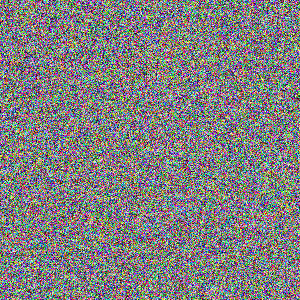
#> input picture adversarial/dataset/patches/noise.png, 300 x 300 px
$ python variance.py ../../adversarial/dataset/patches/noise.png
#> lines starting #> are read from the running program, lines starting #| are printed output that depends on the picture
"""
Group 5: Variance / Histogram (5 features)
---------------------------------------------
local_variance_mean, local_variance_std, local_variance_max,
hist_skewness, hist_kurtosis

Local variance (computed over sliding windows) captures texture regularity;
LSB embedding tends to smooth out or perturb the natural variance landscape
of flat document regions. Histogram skewness/kurtosis capture higher-order
shape changes in the global intensity distribution that raw entropy misses.
"""
import numpy as np
from scipy.ndimage import uniform_filter
from scipy.stats import skew, kurtosis
from PIL import Image


def _load_grayscale(image_path_or_array):
    if isinstance(image_path_or_array, str):
        img = Image.open(image_path_or_array).convert("L")
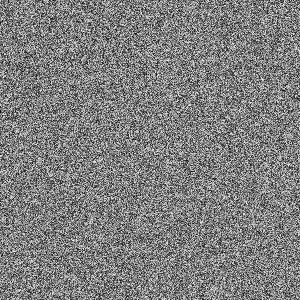
#> img: PIL image 300x300 L; min 2, max 252, mean 127.3
        return np.array(img, dtype=np.float64)
    arr = np.asarray(image_path_or_array)
    if arr.ndim == 3:
        arr = (0.2989 * arr[..., 0] + 0.5870 * arr[..., 1] + 0.1140 * arr[..., 2])
    return arr.astype(np.float64)


def local_variance_map(gray: np.ndarray, window: int = 5) -> np.ndarray:
    """
    Sliding-window local variance via the standard E[X^2] - E[X]^2 trick,
    computed efficiently with uniform_filter instead of a Python loop.
    """
#> called with window = 5
    mean = uniform_filter(gray, size=window)
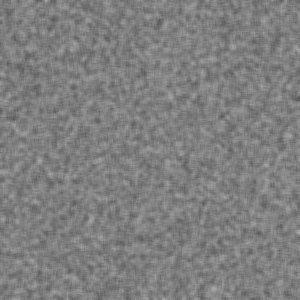
#> mean: shape (300, 300) float64; min 85.52, max 177.5, mean 127.3
    mean_sq = uniform_filter(gray ** 2, size=window)
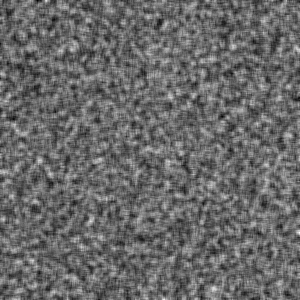
#> mean_sq: shape (300, 300) float64; min 8342.5, max 33310.7, mean 18639; drawn with min black and max white
    variance = mean_sq - mean ** 2
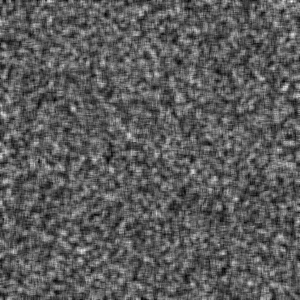
#> variance: shape (300, 300) float64; min 582.5, max 5462.9, mean 2335; drawn with min black and max white
    return np.clip(variance, 0, None)  # guard tiny negative floating error


def extract_variance_features(image_path_or_array) -> np.ndarray:
    """
    Returns [local_variance_mean, local_variance_std, local_variance_max,
    hist_skewness, hist_kurtosis], in frozen order.
    """
    gray = _load_grayscale(image_path_or_array)

    var_map = local_variance_map(gray)
    lv_mean = float(np.mean(var_map))
#> lv_mean = 2335
    lv_std = float(np.std(var_map))
#> lv_std = 547.6
    lv_max = float(np.max(var_map))
#> lv_max = 5462.9

    flat = gray.ravel()
    h_skew = float(skew(flat))
#> h_skew = 0.000811
    h_kurt = float(kurtosis(flat))  # excess kurtosis (Fisher), matches scipy default
#> h_kurt = -0.756

    return np.array([lv_mean, lv_std, lv_max, h_skew, h_kurt], dtype=np.float64)


if __name__ == "__main__":
    import sys
    if len(sys.argv) > 1:
        print(extract_variance_features(sys.argv[1]))
